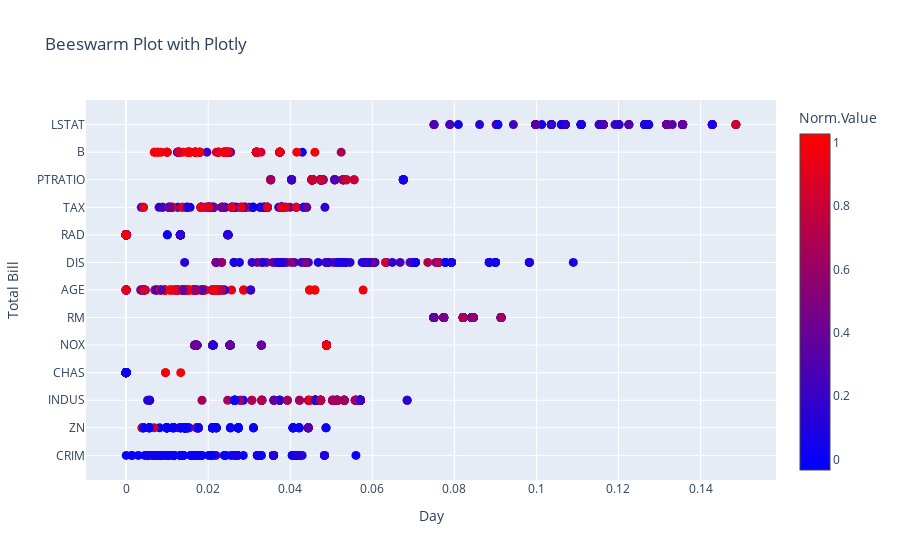

Notebook source saved alongside this figure:
### Code cell
#%pip install --upgrade pip
#%pip install nbformat
#%pip install plotly
import plotly.graph_objects as go
import seaborn as sns

# Sample data
tips = sns.load_dataset("tips")

palette = ["blue", "red"]

# Create a beeswarm plot using Plotly
fig = go.Figure()

# Add a box plot to serve as the background
#fig.add_trace(go.Box(x=tips['day'], y=tips['total_bill'], boxpoints='all', jitter=0.3, pointpos=-1.8))
#fig.add_trace(go.Box(x=df.loc[:,'CI'], y=df.loc[:,'feature'], boxpoints='all', jitter=0.3, pointpos=-1.8))

# Add individual data points with a scatter plot
fig.add_trace(go.Scatter(
    # x=tips['day'],
    # y=tips['total_bill'],
    x=CIUres.loc[:,'CI'],
    y=CIUres.loc[:,'feature'],
    mode='markers',
    marker=dict(
        size=9,
        color=CIUres['norm_invals'],
        colorscale=palette,
        colorbar=dict(
            title='Norm.Value',
        ),
    ),
    showlegend=False  # Hide legend for individual data points
))

# Update layout for better visibility
fig.update_layout(
    title='Beeswarm Plot with Plotly',
    xaxis=dict(title='Day'),
    yaxis=dict(title='Total Bill'),
)

# Show the plot
fig.show()

### Figure 1 — Plotly figure (JSON) as saved in the notebook; plotly's stock layout.template omitted (floating-point values rounded to 4 significant figures; data arrays with more than 128 entries replaced by an {"elided": "..."} marker saying what was removed)
{"data": [{"marker": {"color": {"elided": "1976 float values"}, "colorbar": {"title": {"text": "Norm.Value"}}, "colorscale": [[0, "blue"], [1, "red"]], "size": 9}, "mode": "markers", "showlegend": false, "type": "scatter", "x": {"elided": "1976 float values"}, "y": {"elided": "1976 str values"}}], "layout": {"title": {"text": "Beeswarm Plot with Plotly"}, "xaxis": {"title": {"text": "Day"}}, "yaxis": {"title": {"text": "Total Bill"}}}}
